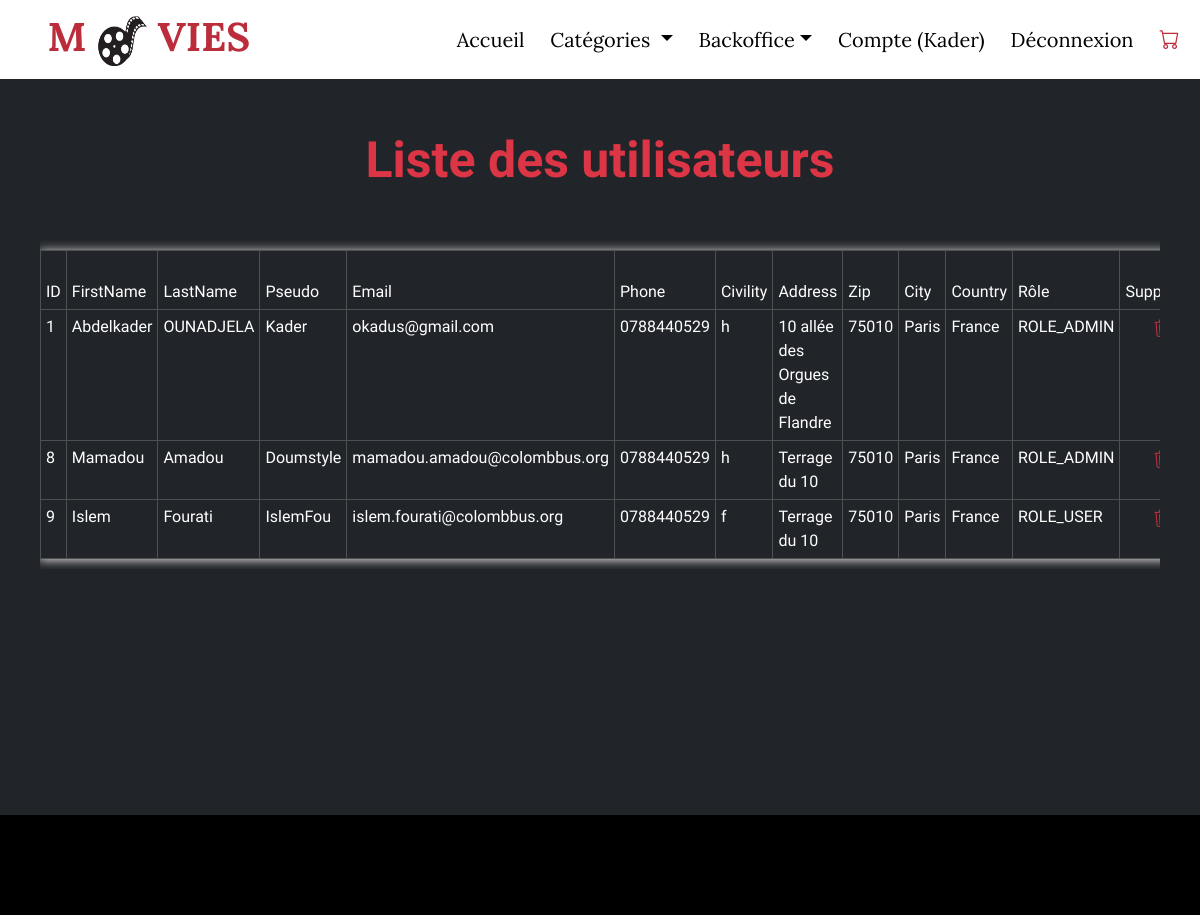
The page /admin/users.php (signed in) on the database its author committed.
### tables this page shows
CREATE TABLE `users` (
  `id` int NOT NULL,
  `firstName` varchar(50) DEFAULT NULL,
  `lastName` varchar(50) NOT NULL,
  `pseudo` varchar(50) NOT NULL,
  `mdp` varchar(255) NOT NULL,
  `email` varchar(100) NOT NULL,
  `phone` varchar(30) NOT NULL,
  `civility` enum('f','h') NOT NULL,
  `birthday` date NOT NULL,
  `address` varchar(50) NOT NULL,
  `zip` varchar(50) NOT NULL,
  `city` varchar(50) NOT NULL,
  `country` varchar(50) DEFAULT NULL,
  `role` enum('ROLE_USER','ROLE_ADMIN') DEFAULT 'ROLE_USER'
);

### inc/functions.inc.php (called while the page is built, shortened)
<?php
function connection_bdd(): object
{
    $dsn = "mysql:host=" . DB_HOST . ";dbname=" . DB_NAME . ";charset=utf8";
    try {
        $pdo = new PDO($dsn, DB_USER, DB_PASS);
        $pdo->setAttribute(PDO::ATTR_ERRMODE, PDO::ERRMODE_EXCEPTION);
        $pdo->setAttribute(PDO::ATTR_DEFAULT_FETCH_MODE, PDO::FETCH_ASSOC);
    } catch (PDOException $e) {
        die("Erreur : " . $e->getMessage());
    }
    return $pdo;
}
function allUsers(): mixed
{
    $cnx = connection_bdd();
    $sql = "SELECT * FROM users";
    $request = $cnx->query($sql);
    $result = $request->fetchAll();
    return $result;
}

### admin/users.php (the view, shortened to what this page needs)
<?php
require_once("../inc/functions.inc.php");
?>
<?php
$users = allUsers();
?>
<?php
require_once("../inc/header.inc.php");
?>
<main class="bg-dark">
    <div class="d-flex flex-column m-auto mt-5 table-responsive">
        <h2 class="text-center fw-bolder mb-5 text-danger">Liste des utilisateurs</h2>
        <table class="table  table-dark table-bordered mt-5">
            <thead>
                <tr>
                    <th>ID</th>
                    <th>FirstName</th>
                    <th>LastName</th>
                    <th>Pseudo</th>
                    <th>Email</th>
                    <th>Phone</th>
                    <th>Civility</th>
                    <th>Address</th>
                    <th>Zip</th>
                    <th>City</th>
                    <th>Country</th>
                    <th>Rôle</th>
                    <th>Supprimer</th>
                </tr>
            </thead>
            <tbody>
                <?php
                foreach ($users as $user) { ?>
                    <tr>
                        <td><?= $user['id']; ?></td>
                        <td><?= ucfirst($user['firstName']); ?></td>
                        <td><?= ucfirst($user['lastName']); ?></td>
                        <td><?= $user['pseudo']; ?></td>
                        <td><?= $user['email']; ?></td>
                        <td><?= $user['phone']; ?></td>
                        <td><?= $user['civility']; ?></td>
                        <td><?= $user['address']; ?></td>
                        <td><?= $user['zip']; ?></td>
                        <td><?= $user['city']; ?></td>
                        <td><?= $user['country']; ?></td>
                        <td><?= $user['role']; ?></td>
                        <td class="text-center">
                            <i class="bi bi-trash3" onclick="confirmDelete(<?= $user['id'] ?>)"></i>
                        </td>
                    </tr>
                <?php }
                ?>
            </tbody>
        </table>
    </div>
    <?php
    require_once("../inc/footer.inc.php");
    ?>

### inc/header.inc.php (shortened to what this page needs)
<!DOCTYPE html>
<html lang="html">
<head>
    <link href="https://cdn.jsdelivr.net/npm/bootstrap@5.3.3/dist/css/bootstrap.min.css" rel="stylesheet">
    <link rel="stylesheet" href="<?= RACINE_SITE; ?>assets/css/style.css">
    <link rel="stylesheet" href="https://cdn.jsdelivr.net/npm/bootstrap-icons@1.11.3/font/bootstrap-icons.min.css">
</head>
<body class="bg-light">
    <header>
        <nav class="navbar navbar-expand-lg fixed-top ">
            <div class="container-fluid">
                <h1><a class="navbar-brand" href="<?= RACINE_SITE; ?>">M <img src="<?= RACINE_SITE ?>assets/img/logo.png" alt=""> VIES</a></h1>
                <div class="collapse navbar-collapse" id="navbarSupportedContent">
                    <ul class="navbar-nav w-100 d-flex justify-content-end">
                        <li class="nav-item">
                            <a class="nav-link " aria-current="page" href="<?= RACINE_SITE; ?>">Accueil</a>
                        </li>
                        <li class="nav-item dropdown">
                            <a class="nav-link dropdown-toggle" href="#" role="button" data-bs-toggle="dropdown" aria-expanded="false">
                                Catégories
                            </a>
                        </li>
                        <?php
                        if (!isset($_SESSION['user'])) { ?>
                            <li class=" nav-item">
                                <a class="nav-link" href="<?= RACINE_SITE ?>register.php">Inscription</a>
                            </li>
                            <li class="nav-item">
                                <a class="nav-link" href="<?= RACINE_SITE ?>auth.php">Connexion</a>
                            </li>
                            <?php } else {
                            if (isset($_SESSION['user'])) {
                                $user = $_SESSION['user'];
                                if ($user['role'] == "ROLE_ADMIN") {
                            ?>
                                    <li class="nav-item dropdown">
                                        <a class="nav-link dropdown-toggle" href="" role="button" data-bs-toggle="dropdown" aria-expanded="false">Backoffice</a>
                                    </li>
                                <?php
                                }
                                ?>
                                <li class="nav-item">
                                    <a class="nav-link" href="<?= RACINE_SITE; ?>profil.php">Compte (<?= $user['pseudo']; ?>)<sup class="badge rounded-pill text-bg-danger"></sup></a>
                                </li>
                            <?php
                            }
                            ?>
                            <li class="nav-item">
                                <a class="nav-link" href="?action=deconnexion">Déconnexion</a>
                            </li>
                        <?php } ?>
                        <li class="nav-item">
                            <a class="nav-link" href="<?= RACINE_SITE; ?>store/cart.php"><i class="bi bi-cart fs-2"><sup></sup></i></a>
                        </li>
                    </ul>
                </div>
            </div>
        </nav>
    </header>

### assets/css/style.css (style rules this page uses)
:root { --red: #bb2d3b; --gray: #191a19; --gray-2: #353535; --gray-light: #bbbbbb; --black: #000; --box-shadow-dark: 0px 5px 10px 0px rgba(50, 50, 50, 0.8); --box-shadow-light: -1px 1px 10px 0px #efe8e8; font-size: 62.5%; }
* { margin: 0; padding: 0; box-sizing: border-box; text-decoration: none; }
body { font-size: 1.6rem; font-family: "Dosis", sans-serif; background-color: var(--gray); color: #fff; }
nav { background-color: #fff; margin-bottom: 5rem !important; }
h1 { font-size: 4rem !important; margin: 0.8rem 4rem; font-weight: bolder; font-family: "Lora", serif; }
h1 a { font-size: 4rem !important; color: var(--red) !important; }
h1 img { width: 50px !important; height: 50px !important; }
nav li a { color: var(--black) !important; margin: 0.8rem; font-family: "Lora", serif; }
main { padding: 10rem 4rem; min-height: 815px; transition: all 0.2s; }
h2 { font-size: 5rem !important; color: var(--red); font-weight: bolder; }
img { width: 100%; }
.detailsContent p, ul { font-size: 2rem; }
table, .sidebarre { background-color: #353535; color: white !important; box-shadow: var(--box-shadow-light) !important; }
.bi { color: var(--red); font-size: 1.8rem; }
table { border-collapse: collapse; }
th { padding: 10px 0; font-weight: 400; }

### rows shown on the page
users: pseudo "Kader", id "1", firstName "Abdelkader", lastName "OUNADJELA", email "okadus@gmail.com", phone "0788440529", civility "h", address "10 allée des Orgues de Flandre", zip "75010", city "Paris", country "France", role "ROLE_ADMIN"
users: id "8", firstName "Mamadou", lastName "Amadou", pseudo "Doumstyle", email "mamadou.amadou@colombbus.org", phone "0788440529", civility "h", address "Terrage du 10", zip "75010", city "Paris", country "France", role "ROLE_ADMIN"
users: id "9", firstName "Islem", lastName "Fourati", pseudo "IslemFou", email "islem.fourati@colombbus.org", phone "0788440529", civility "f", address "Terrage du 10", zip "75010", city "Paris", country "France", role "ROLE_USER"
